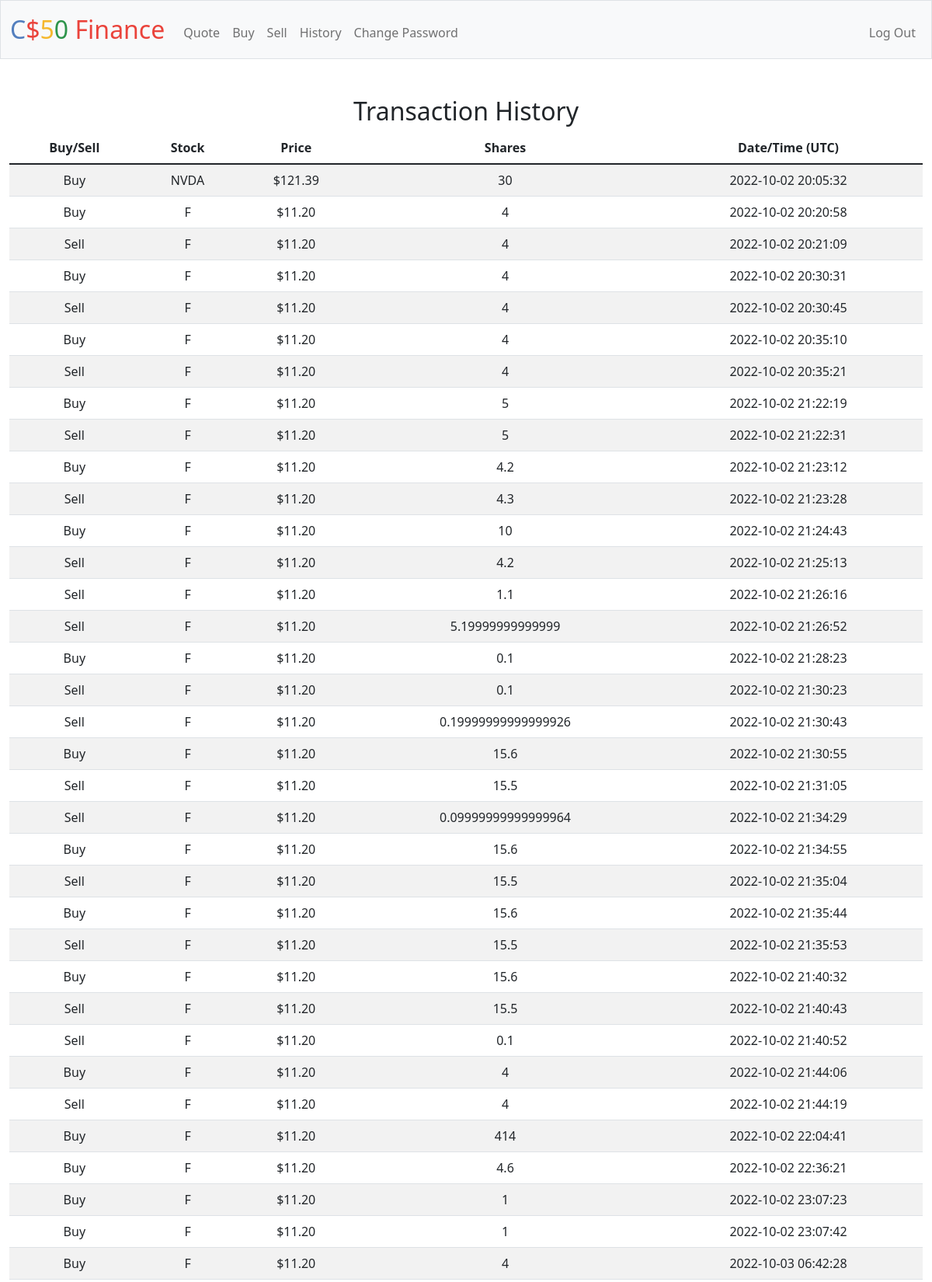
Screenshot of /history (signed in, upper part) with the database file from the repository.
### tables this page shows
CREATE TABLE transactions (user_id INTEGER NOT NULL, type TEXT NOT NULL, stock TEXT NOT NULL, price NUMERIC NOT NULL, shares NUMERIC NOT NULL, date DATETIME, FOREIGN KEY(user_id) REFERENCES users(id));

### app.py (the view)
@app.route("/history")
@login_required
def history():
    userId = session.get("user_id")
    transactions = db.execute("SELECT * FROM transactions WHERE user_id = ?", userId)
    """Show history of transactions"""
    return render_template("history.html", transactions=transactions)

### app.py (called while the page is built)
@app.after_request
def after_request(response):
    response.headers["Cache-Control"] = "no-cache, no-store, must-revalidate"
    response.headers["Expires"] = 0
    response.headers["Pragma"] = "no-cache"
    return response

### helpers.py (called while the page is built)
def login_required(f):
    @wraps(f)
    def decorated_function(*args, **kwargs):
        if session.get("user_id") is None:
            return redirect("/login")
        return f(*args, **kwargs)
    return decorated_function

### templates/history.html (shortened to what this page needs)
{% extends "layout.html" %}
{% block main %}
<h2>Transaction History</h2>
<table class="table table-striped">
    <thead>
        <tr>
            <th>Buy/Sell</th>
            <th>Stock</th>
            <th>Price</th>
            <th>Shares</th>
            <th>Date/Time (UTC)</th>
        </tr>
    </thead>
    <tbody>
            {% for tx in transactions %}
        <tr>
            <td>{{ tx["type"] }}</td>
            <td>{{ tx["stock"] }}</td>
            <td>{{ tx["price"] }}</td>
            <td>{{ tx["shares"] }}</td>
            <td>{{ tx["date"] }}</td>
        </tr>
            {% endfor %}
        </tbody>
        </table>
{% endblock %}

### templates/layout.html (shortened to what this page needs)
<!DOCTYPE html>
<html lang="en">
    <head>
        <link href="https://cdn.jsdelivr.net/npm/bootstrap@5.1.3/dist/css/bootstrap.min.css" rel="stylesheet">
        <link href="/static/styles.css" rel="stylesheet">
    </head>
    <body>
        <nav class="bg-light border navbar navbar-expand-md navbar-light">
            <div class="container-fluid">
                <a class="navbar-brand" href="/"><span class="blue">C</span><span class="red">$</span><span class="yellow">5</span><span class="green">0</span> <span class="red">Finance</span></a>
                <div class="collapse navbar-collapse" id="navbar">
                    {% if session["user_id"] %}
                        <ul class="navbar-nav me-auto mt-2">
                            <li class="nav-item"><a class="nav-link" href="/quote">Quote</a></li>
                            <li class="nav-item"><a class="nav-link" href="/buy">Buy</a></li>
                            <li class="nav-item"><a class="nav-link" href="/sell">Sell</a></li>
                            <li class="nav-item"><a class="nav-link" href="/history">History</a></li>
                            <li class="nav-item"><a class="nav-link" href="/reset">Change Password</a></li>
                        </ul>
                        <ul class="navbar-nav ms-auto mt-2">
                            <li class="nav-item"><a class="nav-link" href="/logout">Log Out</a></li>
                        </ul>
                    {% else %}
                        <ul class="navbar-nav ms-auto mt-2">
                            <li class="nav-item"><a class="nav-link" href="/register">Register</a></li>
                            <li class="nav-item"><a class="nav-link" href="/login">Log In</a></li>
                        </ul>
                    {% endif %}
                </div>
            </div>
        </nav>
        <main class="container-fluid py-5 text-center">
            {% block main %}{% endblock %}
        </main>
    </body>
</html>

### static/styles.css (style rules this page uses)
nav .navbar-brand { font-size: xx-large; }
nav .navbar-brand .blue { color: #537fbe; }
nav .navbar-brand .red { color: #ea433b; }
nav .navbar-brand .yellow { color: #f5b82e; }
nav .navbar-brand .green { color: #2e944b; }

### rows the page displays
transactions: type "Buy", stock "NVDA", price "$121.39", shares "30", date "2022-10-02 20:05:32"
transactions: type "Buy", stock "F", price "$11.20", shares "4", date "2022-10-02 20:20:58"
transactions: type "Sell", stock "F", price "$11.20", shares "4", date "2022-10-02 20:21:09"
transactions: type "Buy", stock "F", price "$11.20", shares "4", date "2022-10-02 20:30:31"
transactions: type "Sell", stock "F", price "$11.20", shares "4", date "2022-10-02 20:30:45"
transactions: type "Buy", stock "F", price "$11.20", shares "4", date "2022-10-02 20:35:10"
transactions: type "Sell", stock "F", price "$11.20", shares "4", date "2022-10-02 20:35:21"
transactions: type "Buy", stock "F", price "$11.20", shares "5", date "2022-10-02 21:22:19"
transactions: type "Sell", stock "F", price "$11.20", shares "5", date "2022-10-02 21:22:31"
transactions: type "Buy", stock "F", price "$11.20", shares "4.2", date "2022-10-02 21:23:12"
transactions: type "Sell", stock "F", price "$11.20", shares "4.3", date "2022-10-02 21:23:28"
transactions: type "Buy", stock "F", price "$11.20", shares "10", date "2022-10-02 21:24:43"
transactions: type "Sell", stock "F", price "$11.20", shares "4.2", date "2022-10-02 21:25:13"
transactions: type "Sell", stock "F", price "$11.20", shares "1.1", date "2022-10-02 21:26:16"
transactions: type "Sell", stock "F", price "$11.20", shares "5.19999999999999", date "2022-10-02 21:26:52"
transactions: type "Buy", stock "F", price "$11.20", shares "0.1", date "2022-10-02 21:28:23"
transactions: type "Sell", stock "F", price "$11.20", shares "0.1", date "2022-10-02 21:30:23"
transactions: type "Sell", stock "F", price "$11.20", shares "0.19999999999999926", date "2022-10-02 21:30:43"
transactions: type "Buy", stock "F", price "$11.20", shares "15.6", date "2022-10-02 21:30:55"
transactions: type "Sell", stock "F", price "$11.20", shares "15.5", date "2022-10-02 21:31:05"
transactions: type "Sell", stock "F", price "$11.20", shares "0.09999999999999964", date "2022-10-02 21:34:29"
transactions: type "Buy", stock "F", price "$11.20", shares "15.6", date "2022-10-02 21:34:55"
transactions: type "Sell", stock "F", price "$11.20", shares "15.5", date "2022-10-02 21:35:04"
transactions: type "Buy", stock "F", price "$11.20", shares "15.6", date "2022-10-02 21:35:44"
transactions: type "Sell", stock "F", price "$11.20", shares "15.5", date "2022-10-02 21:35:53"
transactions: type "Buy", stock "F", price "$11.20", shares "15.6", date "2022-10-02 21:40:32"
transactions: type "Sell", stock "F", price "$11.20", shares "15.5", date "2022-10-02 21:40:43"
transactions: type "Sell", stock "F", price "$11.20", shares "0.1", date "2022-10-02 21:40:52"
transactions: type "Buy", stock "F", price "$11.20", shares "4", date "2022-10-02 21:44:06"
transactions: type "Sell", stock "F", price "$11.20", shares "4", date "2022-10-02 21:44:19"
transactions: type "Buy", stock "F", price "$11.20", shares "414", date "2022-10-02 22:04:41"
transactions: type "Buy", stock "F", price "$11.20", shares "4.6", date "2022-10-02 22:36:21"
transactions: type "Buy", stock "F", price "$11.20", shares "1", date "2022-10-02 23:07:23"
transactions: type "Buy", stock "F", price "$11.20", shares "1", date "2022-10-02 23:07:42"
transactions: type "Buy", stock "F", price "$11.20", shares "4", date "2022-10-03 06:42:28"
